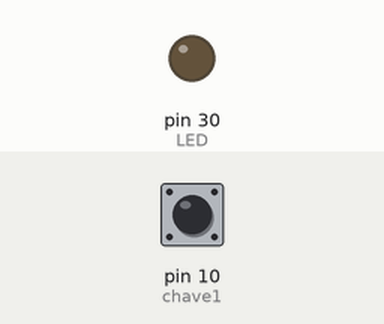
Bench run of a sketch on a simulated Arduino Mega 2560, built with avr-gcc and run on an emulated ATmega2560. Shown: output pins drawn as LEDs (lit = HIGH). The inputs (shaded band) are chosen by the test bench; at power-on: pin 10 (chave1) HIGH.

Above: at 1.2 s.
1.3 s: pin 10 (chave1) pulled LOW for 0.15 s
At 1.37 s:
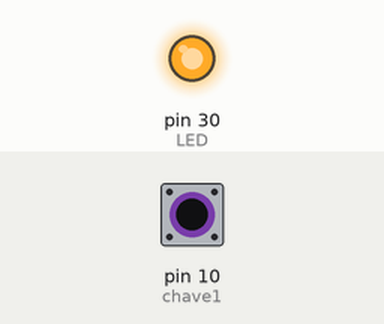
2.9 s: pin 10 (chave1) pulled LOW for 3.2 s
At 7.2 s:
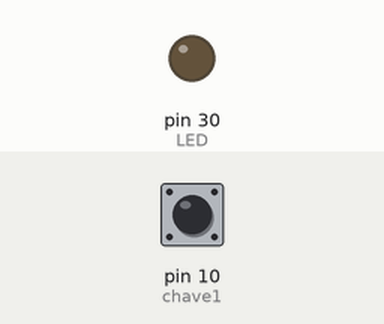
Timing chart, 0 to 8.7 s (numbered marks = the images above; inputs shaded):
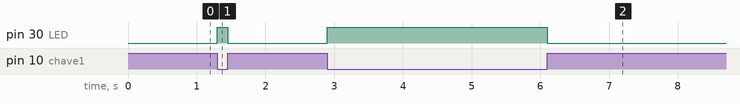

Measured:
- after the input at 1.3 s, pin 30 (LED): LOW → HIGH at once, → LOW 0.15 s later
- after the input at 2.9 s, pin 30 (LED): LOW → HIGH at once, → LOW 3.2 s later

The sketch:

Proj2.ino
```cpp
//lógica ou
#define chave1 10
#define chave2 11
#define LED 30

void setup()
{
pinMode(chave1,INPUT_PULLUP);
pinMode(chave2,INPUT_PULLUP);
pinMode(LED,OUTPUT);

}
bool e1,e2,s1;//variável global

void loop()
{
e1=digitalRead(chave1);

//if(e1==1)
//s1=0;
//else
//s1=1;// ou uso !
s1=!e1;

digitalWrite(LED,s1);
}
```
